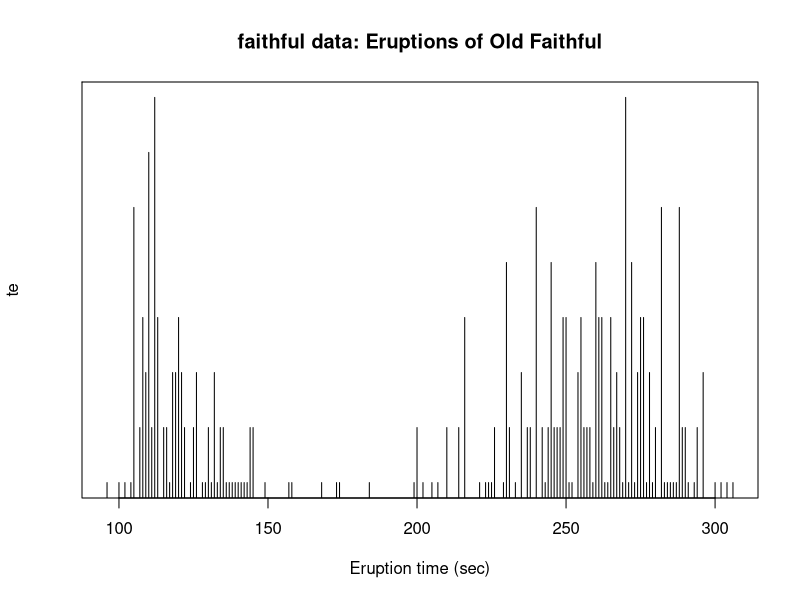
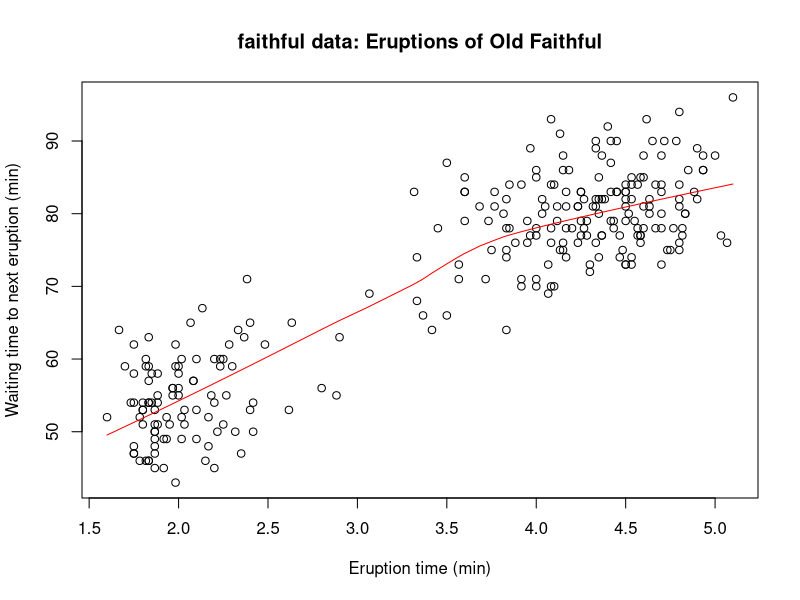
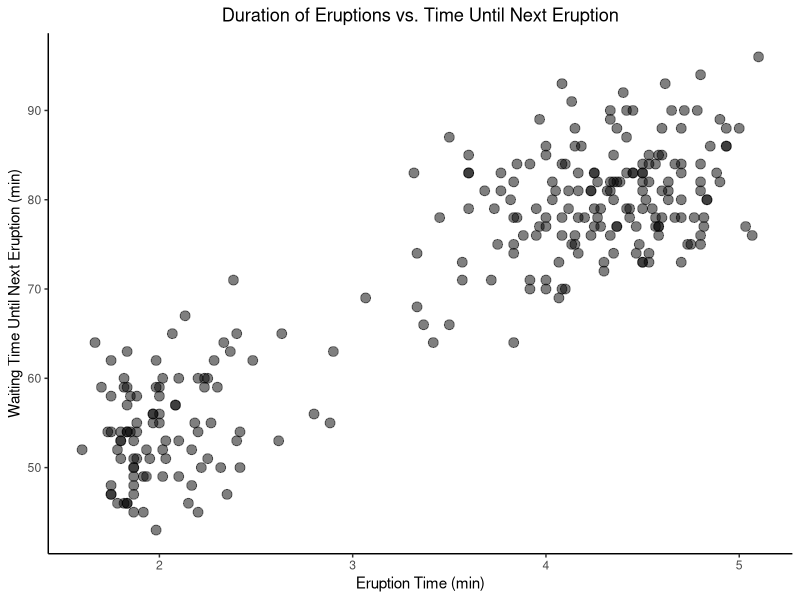
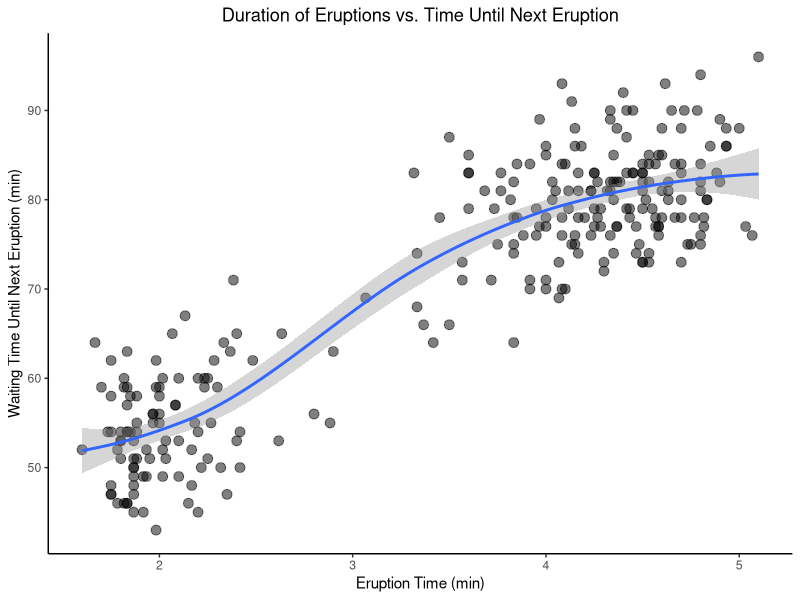
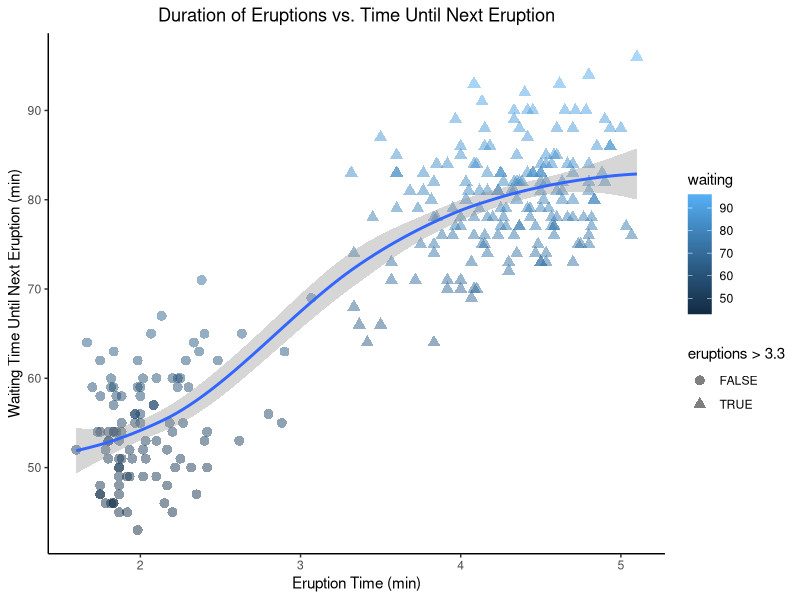
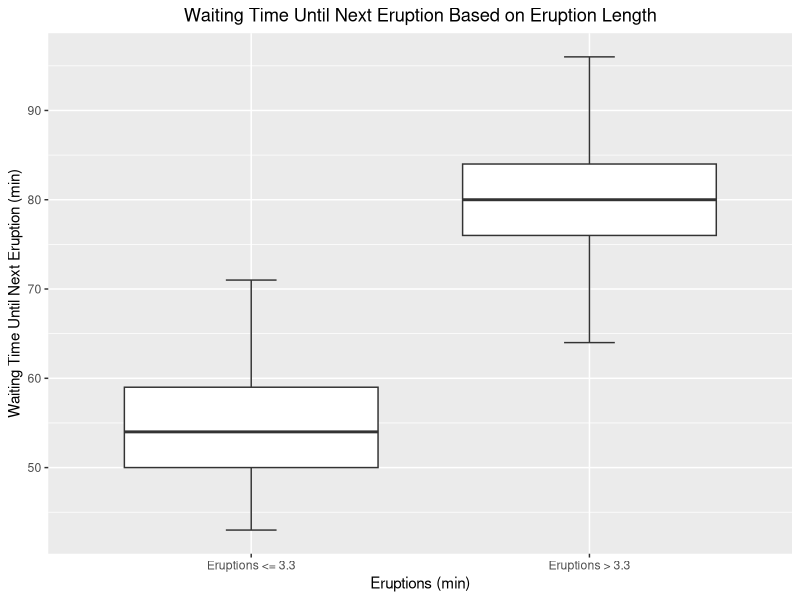
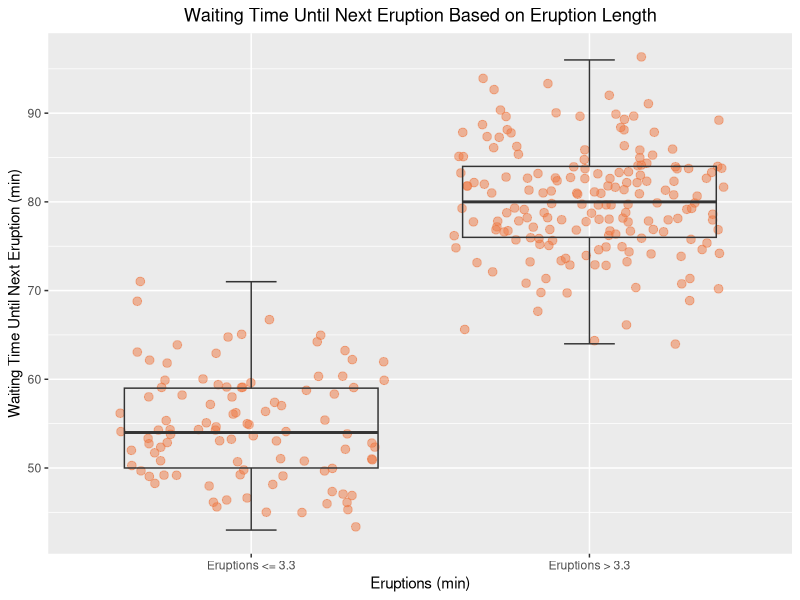
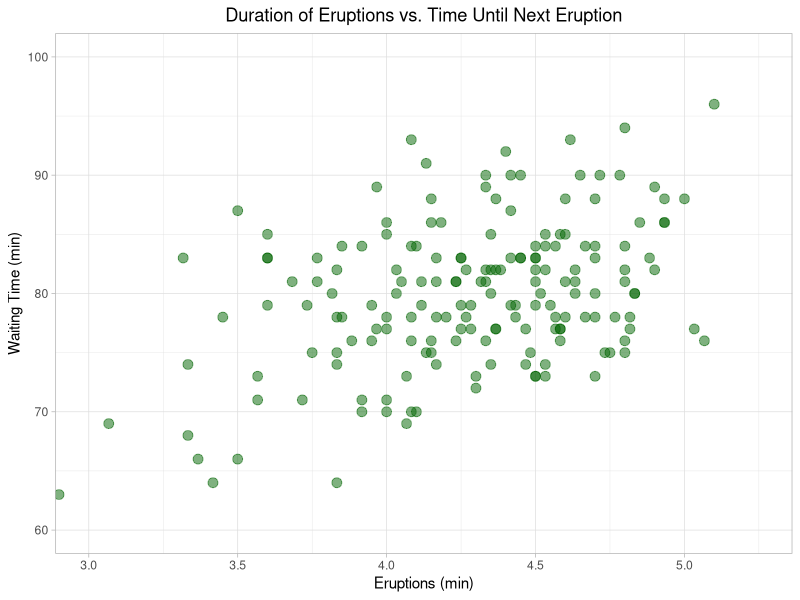

These charts were generated, in order, by the following R code:
## ---- chunk 1
knitr::opts_chunk$set(echo = F, message = F, warning = F)
## ---- chunk 2
####
#00#
####
library(knitr)
library(tidyverse)
library(datasets)
library(ggplot2)
library(dplyr)

## ---- chunk 3
f.tit <-  "faithful data: Eruptions of Old Faithful"

ne60 <- round(e60 <- 60 * faithful$eruptions)
all.equal(e60, ne60)             # relative diff. ~ 1/10000
table(zapsmall(abs(e60 - ne60))) # 0, 0.02 or 0.04
faithful$better.eruptions <- ne60 / 60
te <- table(ne60)
te[te >= 4]                      # (too) many multiples of 5 !
plot(names(te), te, type = "h", main = f.tit, xlab = "Eruption time (sec)")

plot(faithful[, -3], main = f.tit,
     xlab = "Eruption time (min)",
     ylab = "Waiting time to next eruption (min)")
lines(lowess(faithful$eruptions, faithful$waiting, f = 2/3, iter = 3),
      col = "red")
## ---- chunk 4
####
#01#
####
?faithful
data("faithful")
#head(faithful)
#summary(faithful)

faithful %>%
  ggplot(aes(x = eruptions , y = waiting)) +
   geom_point(size=3, alpha=0.5) +
   theme_classic() +
   labs(x = "Eruption Time (min)", y = "Waiting Time Until Next Eruption (min)",
       title = "Duration of Eruptions vs. Time Until Next Eruption") +
   theme(plot.title = element_text(hjust = 0.5)) 


## ---- chunk 5
#faithful %>%
  #ggplot(aes(x = eruptions , y = waiting)) +
   #geom_point(size=3, alpha=0.5) +
  #geom_smooth()
## ---- chunk 6
####
#02#
####

faithful %>%
  ggplot(aes(x = eruptions , y = waiting)) +
   geom_point(size=3, alpha=0.5) +
   theme_classic() +
   labs(x = "Eruption Time (min)", y = "Waiting Time Until Next Eruption (min)",
       title = "Duration of Eruptions vs. Time Until Next Eruption") +
   theme(plot.title = element_text(hjust = 0.5)) +
   geom_smooth()


## ---- chunk 7
####
#03#
####
faithful %>%
  ggplot() +
    theme_classic() +
    aes(x = eruptions , y = waiting) +
#    geom_point(size = 3, alpha = .5,  aes(color = cut(waiting, breaks=c(40, 50, 60, 70, 80, 90, 100)), shape = eruptions > 3.3)) +
    geom_point(size = 3, alpha = .5, aes(color = waiting, shape = eruptions > 3.3)) +
    geom_smooth() +
    labs(x = "Eruption Time (min)", y = "Waiting Time Until Next Eruption (min)",
         title = "Duration of Eruptions vs. Time Until Next Eruption") +
    theme(plot.title = element_text(hjust = 0.5))
## ---- chunk 8
####
#04#
####
#faithful$erupt_gt_3 <- factor(faithful$eruptions > 3.3)
data("faithful")
faithful %>%
  ggplot(aes(x = ifelse(faithful$eruptions > 3.3, "Eruptions > 3.3", "Eruptions <= 3.3"), y = waiting)) +
  labs(x = 'Eruptions (min)', y = "Waiting Time Until Next Eruption (min)",
         title = "Waiting Time Until Next Eruption Based on Eruption Length") +
  theme(plot.title = element_text(hjust = 0.5)) +
  geom_boxplot(staplewidth = .2)
## ---- chunk 9
####
#05#
####
faithful %>%
  ggplot(aes(x = ifelse(faithful$eruptions > 3.3, "Eruptions > 3.3", "Eruptions <= 3.3"), y = waiting)) +
  labs(x = 'Eruptions (min)', y = "Waiting Time Until Next Eruption (min)",
         title = "Waiting Time Until Next Eruption Based on Eruption Length") +
  theme(plot.title = element_text(hjust = 0.5)) +
  geom_jitter(size = 2.6, alpha = 0.5, color = "sienna2") +
  #geom_point(aes(fill = waiting), position = position_jitterdodge(), alpha = 0.5) +
  geom_boxplot(staplewidth = .2, alpha = 0) 
  


## ---- chunk 10
####
#06#
####

faithful %>%
  ggplot(aes(x = eruptions , y = waiting)) +
   geom_point(size=3, alpha=0.5, color = "darkgreen") +
   theme_light() +
   labs(x = "Eruption Time (min)", y = "Waiting Time Until Next Eruption (min)",
       title = "Duration of Eruptions vs. Time Until Next Eruption") +
   theme(plot.title = element_text(hjust = 0.5)) +
   scale_x_continuous (name= "Eruptions (min)", breaks=c(1.5, 2.0, 2.5, 3.0, 3.5, 4.0, 4.5, 5.0, 5.5),limits = c(1.5, 5.5)) +
   scale_y_continuous(name="Waiting Time (min)", breaks = c( 60, 70, 80, 90, 100), limits=c(60,100))+
   coord_cartesian(xlim = c(3 ,5.25) , ylim = NULL, expand = TRUE, default = FALSE,clip = "on")


 

## ---- chunk 11
#07#
####
#your code here
CO2 %>%
  ggplot(aes(x = conc , y = uptake, color = Treatment)) +
   geom_jitter(size=3, alpha=0.5, ) +
   theme_classic() +
   labs(x = "CO2 Ambient Concentration", y = "CO2 Uptake",
       title = "CO2 Uptake vs Ambient CO2 of Plants in Quebec & Mississippi") +
   theme(plot.title = element_text(hjust = 0.5)) +
  scale_color_brewer("Treatment", palette="Dark2") +
  facet_wrap("Plant")


## ---- chunk 12
#08#
####
#your code here
CO2 %>%
  ggplot(aes(x = conc , y = uptake, color = Plant)) +
   geom_line(linewidth = 0.5) +
  geom_point(size=3, alpha=0.5, ) +
   theme_classic() +
   labs(x = "CO2 Ambient Concentration", y = "CO2 Uptake",
       title = "CO2 Uptake of Plants in Quecbec (Qn) vs Mississippi (Mn)") +
   theme(plot.title = element_text(hjust = 0.5)) +
  scale_color_manual(values=c( "brown", "red3", "yellow3", "steelblue3", "orange2", "purple3", "green2","black", "blue", "pink","tan","yellow" ), name = "Plant",      breaks=c("Qn1","Qn2","Qn3","Qc1","Qc2","Qc3","Mn1","Mn2","Mn3","Mc1", "Mc2", "Mc3"), limits = c("Qn1","Qn2","Qn3","Qc1","Qc2","Qc3","Mn1","Mn2","Mn3","Mc1", "Mc2", "Mc3"))+
  facet_wrap(~Plant) +
  facet_wrap(~factor(Plant, levels=c("Mc3","Mc2","Mc1","Mn3","Mn2","Mn1","Qc3","Qc2","Qc1","Qn3","Qn2","Qn1")))

## ---- chunk 13
####
#09#
####
#your code here 
faithful %>%
  ggplot(aes(x = eruptions , y = waiting)) +
   geom_hex(binwidth = c(.1,2)) +
   theme_bw() +
   labs(x = "Eruption Time (min)", y = "Waiting Time Until Next Eruption (min)",
       title = "Duration of Eruptions vs. Time Until Next Eruption") +
   theme(plot.title = element_text(hjust = 0.5)) 
## ---- chunk 14
####
#10#
####

install.packages('ggbeeswarm', repos = "http://cran.us.r-project.org")
library(ggbeeswarm)

faithful %>%
  ggplot(aes(x = ifelse(eruptions > 3.3, "Eruptions > 3.3", "Eruptions <= 3.3"), y = waiting)) +
  labs(x = 'Eruptions (min)', y = "Waiting Time Until Next Eruption (min)",
         title = "Waiting Time Until Next Eruption Based on Eruption Length") +
  theme(plot.title = element_text(hjust = 0.5)) +
  geom_quasirandom(size = 2.6, alpha = 0.5, color = "sienna2") +
  #geom_point(aes(fill = waiting), position = position_jitterdodge(), alpha = 0.5) +
  geom_boxplot(staplewidth = .2, alpha = 0) 

